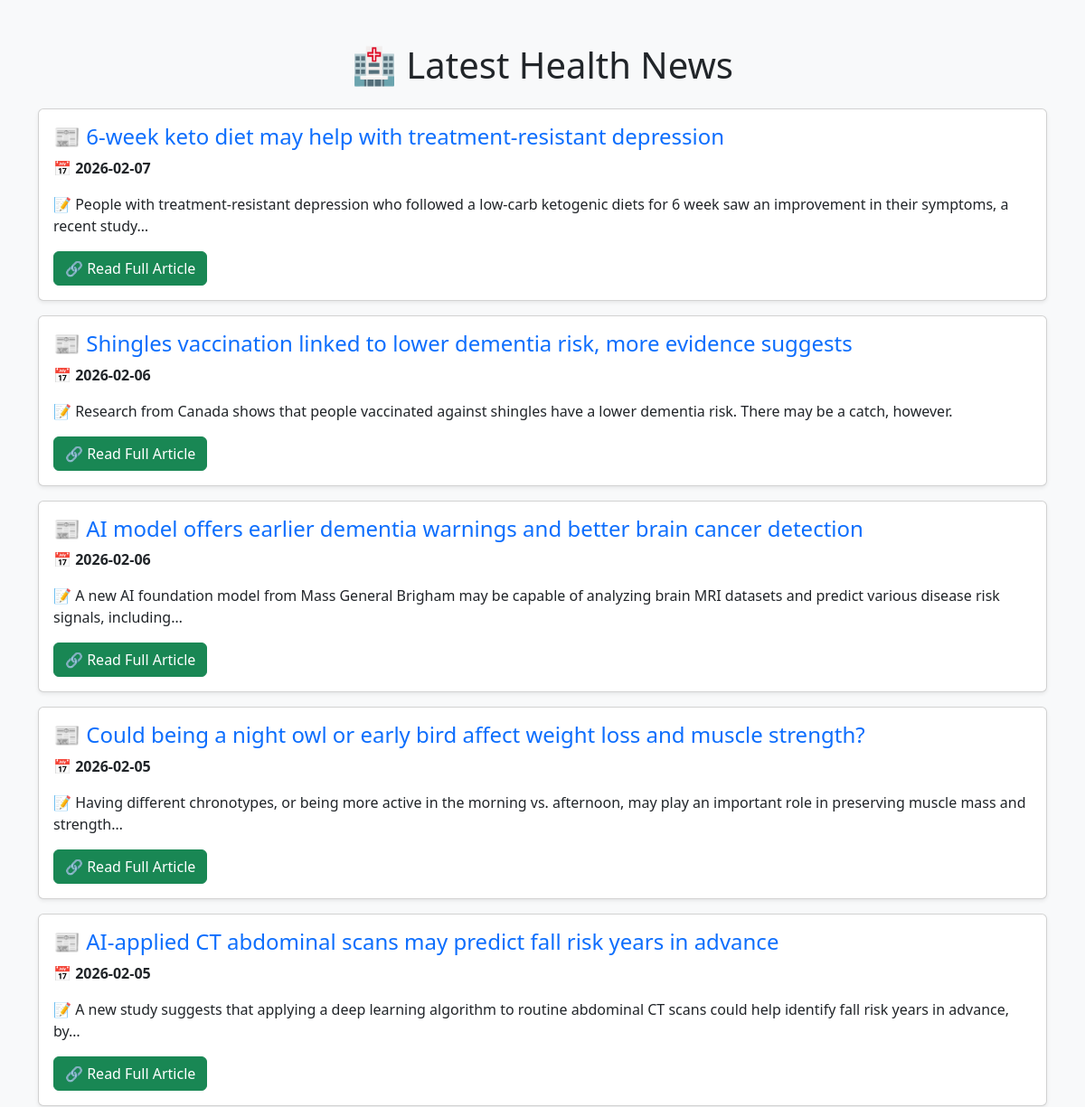
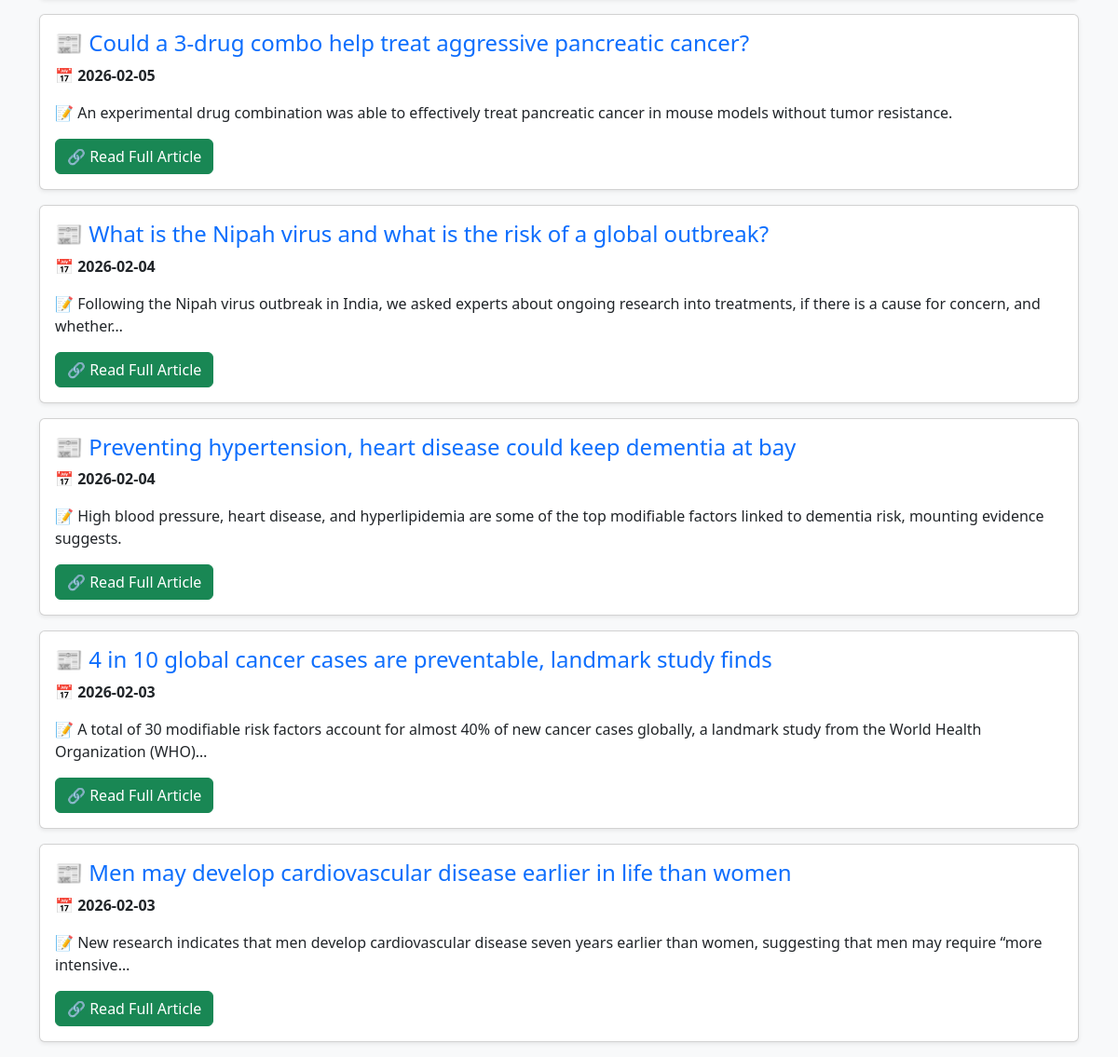
The page / on the database its author committed (2 pictures, top to bottom).
### tables this page shows
CREATE TABLE news (
        id INTEGER PRIMARY KEY AUTOINCREMENT,
        date TEXT NOT NULL,
        title TEXT UNIQUE, 
        description TEXT,
        news_url TEXT
    );

### app.py (the view)
@app.route("/")
def index():
    page = request.args.get("page", 1, type=int)  # Get the current page number
    limit = 10  # Number of articles per page
    offset = (page - 1) * limit  # Calculate the offset
    news = fetch_news(limit, offset)
    return render_template("index.html", news=news, page=page)

### app.py (called while the page is built)
def fetch_news(limit=10, offset=0):
    conn = sqlite3.connect("health_news.db")
    cursor = conn.cursor()
    cursor.execute("SELECT date, title, description, news_url FROM news ORDER BY date DESC LIMIT ? OFFSET ?", (limit, offset))
    news_list = cursor.fetchall()
    conn.close()
    return news_list

### templates/index.html (shortened to what this page needs)
<!DOCTYPE html>
<html lang="en">
<head>
    <link href="https://cdn.jsdelivr.net/npm/bootstrap@5.3.0/dist/css/bootstrap.min.css" rel="stylesheet">
</head>
<body class="bg-light">
    <div class="container mt-5">
        <h1 class="text-center mb-4">🏥 Latest Health News</h1>
        {% for article in news %}
        <div class="card mb-3 shadow-sm">
            <div class="card-body">
                <h4 class="card-title text-primary">📰 {{ article[1] }}</h4>
                <p class="card-text">📅 <strong>{{ article[0] }}</strong></p>
                <p class="card-text">📝 {{ article[2] }}</p>
                <a href="{{ article[3] }}" class="btn btn-success" target="_blank">🔗 Read Full Article</a>
            </div>
        </div>
        {% endfor %}
    </div>
</body>
</html>

### rows shown on the page
news: title "6-week keto diet may help with treatment-resistant depression", date "2026-02-07", description "People with treatment-resistant depression who followed a low-carb ketogenic diets for 6 week saw an improvement in their symptoms, a recent study…"
news: title "Shingles vaccination linked to lower dementia risk, more evidence suggests", date "2026-02-06", description "Research from Canada shows that people vaccinated against shingles have a lower dementia risk. There may be a catch, however."
news: title "AI model offers earlier dementia warnings and better brain cancer detection", date "2026-02-06", description "A new AI foundation model from Mass General Brigham may be capable of analyzing brain MRI datasets and predict various disease risk signals, including…"
news: title "Could being a night owl or early bird affect weight loss and muscle strength?", date "2026-02-05", description "Having different chronotypes, or being more active in the morning vs. afternoon, may play an important role in preserving muscle mass and strength…"
news: title "AI-applied CT abdominal scans may predict fall risk years in advance", date "2026-02-05", description "A new study suggests that applying a deep learning algorithm to routine abdominal CT scans could help identify fall risk years in advance, by…"
news: title "Could a 3-drug combo help treat aggressive pancreatic cancer?", date "2026-02-05", description "An experimental drug combination was able to effectively treat pancreatic cancer in mouse models without tumor resistance."
news: title "What is the Nipah virus and what is the risk of a global outbreak?", date "2026-02-04", description "Following the Nipah virus outbreak in India, we asked experts about ongoing research into treatments, if there is a cause for concern, and whether…"
news: title "Preventing hypertension, heart disease could keep dementia at bay", date "2026-02-04", description "High blood pressure, heart disease, and hyperlipidemia are some of the top modifiable factors linked to dementia risk, mounting evidence suggests."
news: title "4 in 10 global cancer cases are preventable, landmark study finds", date "2026-02-03", description "A total of 30 modifiable risk factors account for almost 40% of new cancer cases globally, a landmark study from the World Health Organization (WHO)…"
news: title "Men may develop cardiovascular disease earlier in life than women", date "2026-02-03", description "New research indicates that men develop cardiovascular disease seven years earlier than women, suggesting that men may require “more intensive…"
